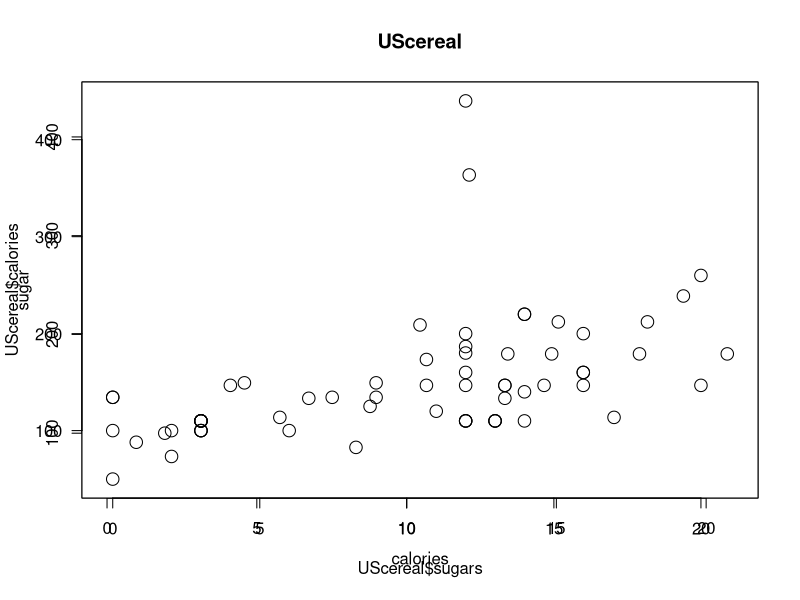
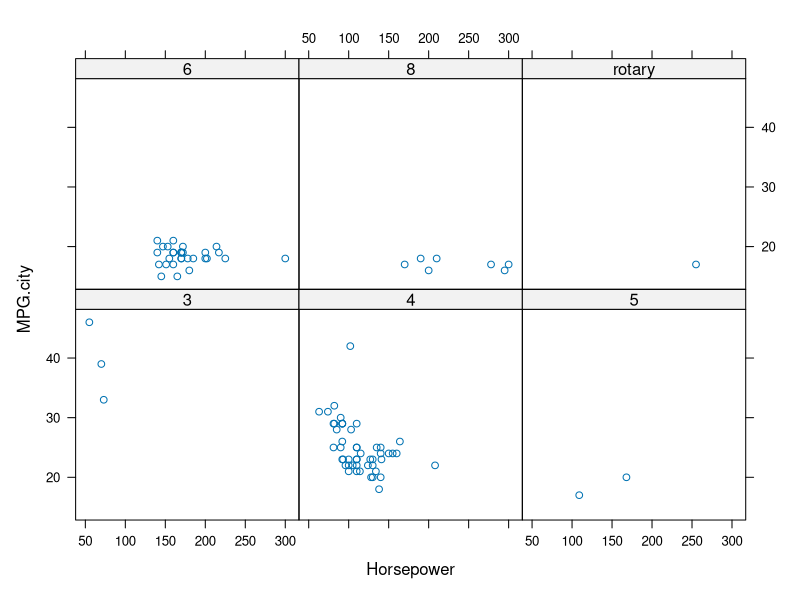
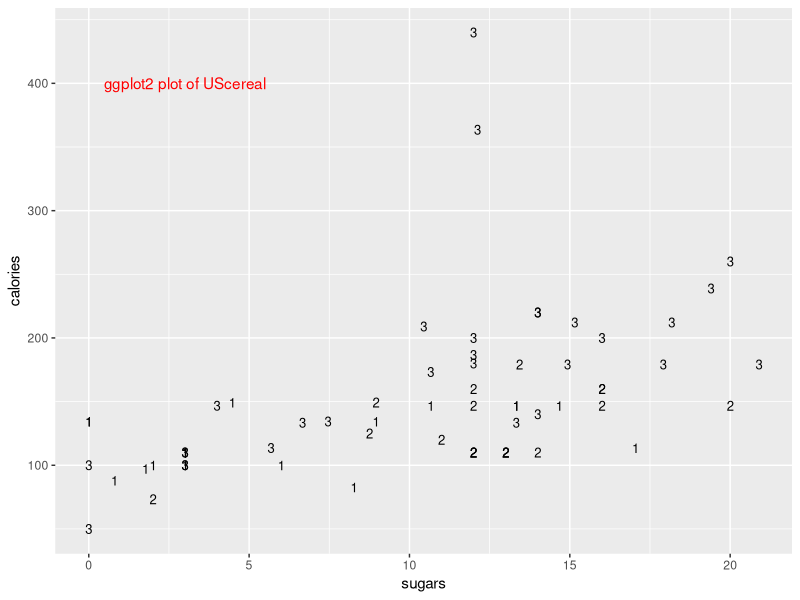
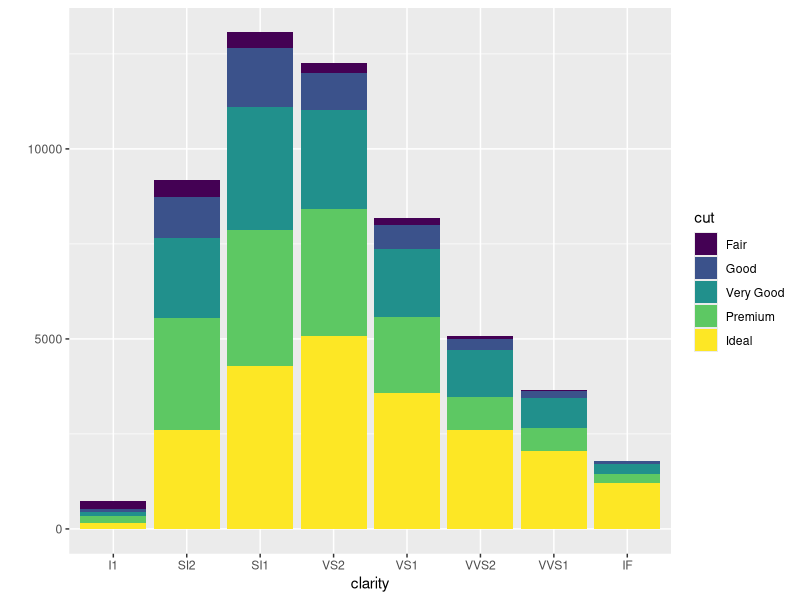

Generate these figures, in order, with R: (Note: this script raises an error after producing the figures.)
install.packages("MASS")
library(MASS)

plot(UScereal$sugars, UScereal$calories, type="p")
title("UScereal")

# # # # #

library(grid)

x = UScereal$sugars
y = UScereal$calories

pushViewport(plotViewport())
pushViewport(dataViewport(x,y))
grid.rect()
grid.xaxis()
grid.yaxis()
grid.points(x, y)
grid.text("sugar", x=unit(-3, "lines"), rot=90)
grid.text("calories", y=unit(-3, "lines"), rot=0)
popViewport(2)

# # # # #

library(lattice)
xyplot(MPG.city~Horsepower | Cylinders, data=Cars93)

# # # # #

library(ggplot2)
title = "ggplot2 plot of UScereal"
plot = ggplot(UScereal, aes(x=sugars, y=calories))
plot + geom_point(shape=as.character(UScereal$shelf), size=3) +
  annotate("text", label=title, x=3, y=400, colour="red")

# # # # #

# same output
qplot(clarity, data=diamonds, fill=cut, geom="bar")
ggplot(diamons, aes(clarity, fill=cut) + geom_bar())

# # # # #

# scatterplot
qplot(wt, mpg, data=mtcars)

# transform input data with functions
qplot(log(wt), mpg-10, data=mtcars)

# add aesthetic mapping
qplot(wt, mpg, data=mtcars, color=qsec)

# change size of points
qplot(wt, mpg, data=mtcars, color=qsec, size=3)
qplot(wt, mpg, data=mtcars, color=qsec, size=I(3))

# continous scale vs discrete scale
qplot(wt, mpg, data=mtcars, color=cyl)
qplot(wt, mpg, data=mtcars, color=factor(cyl))

# different aesthetic mappings
qplot(wt, mpg, data=mtcars, shape=factor(cyl))
qplot(wt, mpg, data=mtcars, size=qsec)

# combine mappings
qplot(wt, mpg, data=mtcars, size=qsec, color=factor(cyl))
qplot(wt, mpg, data=mtcars, size=qsec, color=cyl)

# # # # #

# barplot
qplot(factor(cyl), data=mtcars, geom="bar")

# flip plot by 90degrees
qplot(factor(cyl), data=mtcars, geom="bar") + coord_flip()

# difference between fill/color bars
qplot(factor(cyl), data=mtcars, geom="bar", fill=factor(cyl))
qplot(factor(cyl), data=mtcars, geom="bar", color=factor(cyl))

# fill by variable
qplot(factor(cyl), data=mtcars, geom="bar", fill=factor(gear))

# different display of bars (stacked, dodged, identity)
qplot(clarity, data=diamonds, geom="bar", fill=cut, position="stack")
qplot(clarity, data=diamonds, geom="bar", fill=cut, position="dodge")
qplot(clarity, data=diamonds, geom="bar", fill=cut, position="fill")
qplot(clarity, data=diamonds, geom="bar", fill=cut, position="identity")

# ggplot histogram
qplot(carat, data=diamonds, geom="histogram")

# changing binwidth (sirina stolpcev)
qplot(carat, data=diamonds, geom="histogram", binwidth=0.1)
qplot(carat, data=diamonds, geom="histogram", binwidth=0.01)

# use geom to combine plots
qplot(wt, mpg, data=mtcars, geom=c("point", "smooth"))
qplot(wt, mpg, data=mtcars, color=factor(cyl), geom=c("point", "smooth"))

# tweeking the smooth plot ("loess"-method: polynomial surface using local fitting)
qplot(wt, mpg, data=mtcars, geom=c("point", "smooth"))

# removing standard error
qplot(wt, mpg, data=mtcars, geom=c("point", "smooth"), se=FALSE)

# making line more or less wiggly (span: 0-1)
qplot(wt, mpg, data=mtcars, geom=c("point", "smooth"), span=0.6)
qplot(wt, mpg, data=mtcars, geom=c("point", "smooth"), span=1)

# using linear modelling
qplot(wt, mpg, data=mtcars, geom=c("point", "smooth"), method="lm")

# using a custom formula for fitting
library(splines)
qplot(wt, mpg, data=mtcars, geom=c("point", "smooth"), method="lm", formula=y~ns(x,5))

# illustrate flip versus changing of variable allocation
qplot(mpg, wt, data=mtcars, facets=cyl~., geom=c("point", "smooth"))
qplot(mpg, wt, data=mtcars, facets=cyl~., geom=c("point", "smooth")) + coord_flip()
qplot(wt, mpg, data=mtcars, facets=cyl~., geom=c("point", "smooth"))

# # # # #

# create basic plot (hint: can not be displayed, no layers yet)
p.tmp = ggplot(mtcars, aes(mpg, wt, colour=factor(cyl)))
p.tmp

# using additional layers (hint: ggplot draws in layers)
p.tmp + layer(geom="point")
p.tmp + layer(geom="point") + layer(geom="line")
p.tmp

summary(p.tmp)

# saving plot
save(p.tmp, file="temp.rData")

# adding additional layer
p.tmp + geom_point()
p.tmp + geom_point() + geom_point(aes(y=disp))

p.tmp + geom_point(color="darkblue")

# overplotting
t.df = data.frame(x=rnorm(2000), y=rnorm(2000))
p.norm = ggplot(t.df, aes(x,y))
p.norm + geom_point()
p.norm + geom_point(shape=1)
p.norm + geom_point(shape=".")
p.norm + geom_point(colour=alpha("black", 1/2))
p.norm + geom_point(colour=alpha("blue", 1/10))

# using facets (hint: bug in margins -> doesn't work)
qplot(mpg, wt, data=mtcars, facets=.~cyl, geom="point")
qplot(mpg, wt, data=mtcars, facets=gear~cyl, geom="point")

# facet_wrap / facet_grid
qplot(mpg, wt, data=mtcars, facets=~cyl, geom="point")
p.tmp = ggplot(mtcars, aes(mpg, wt)) + geom_point()
p.tmp + facet_wrap(~cyl)
p.tmp + facet_wrap(~cyl, ncol=3)
p.tmp + facet_grid(gear~cyl)
p.tmp + facet_wrap(~cyl+gear)

# controlling scales in facets (default: scales="fixed")
p.tmp + facet_wrap(~cyl, scales="free")
p.tmp + facet_wrap(~cyl, scales="free_x")
p.tmp + facet_wrap(~cyl, scales="fixed")

# contstraint on facet_grid (all rows,columns same scale)
p.tmp + facet_grid(gear~cyl, scales="free_x")
p.tmp + facet_grid(gear~cyl, scales="free", space="free")

# using scales (color palettes, manual colors, matching of colors to values)
p.tmp = qplot(cut, data=diamonds, geom="bar", fill=cut)
p.tmp
p.tmp + scale_fill_brewer()
p.tmp + scale_fill_brewer(palette="Paired")
RColorBrewer::display.brewer.all()
p.tmp + scale_fill_manual(values=c("#7fc6bc","#083642","#b1df01","#cdef9c","#466b5d"))
p.tmp + scale_fill_manual("Color-Matching", c("Fair"="#78ac07", "Good"="#5b99d4",
                                              "Ideal"="#ff9900", "Very Good"="#5d6778", "Premium"="#da0027", "Not used"="#452354"))
# changing text (directly in qplot / additional shortcut)
qplot(mpg, wt, data=mtcars, colour=factor(cyl), geom="point", xlab="Descr. of x-axis", ylab="Descr. of y-axis", main="Our
Sample Plot")
qplot(mpg, wt, data=mtcars, colour=factor(cyl), geom="point") + xlab("x-axis")


